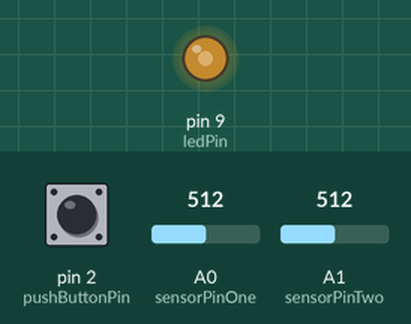
A sketch run on a simulated Arduino Uno, built with avr-gcc and run on an emulated ATmega328P. On the bench: output pins drawn as LEDs (lit = HIGH). The test bench sets the inputs (shaded band); at power-on: A1 (sensorPinTwo) = 512, pin 2 (pushButtonPin) LOW, A0 (sensorPinOne) = 512.

Above: at 1.2 s.
1.3 s: A1 (sensorPinTwo) set to 716
At 1.7 s:
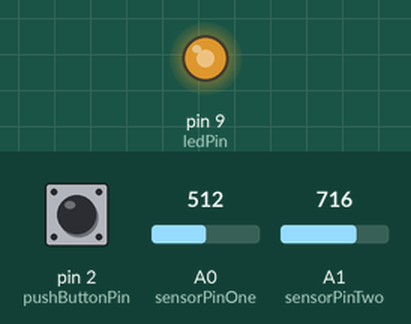
2.8 s: pin 2 (pushButtonPin) pulled HIGH for 0.15 s
At 2.87 s:
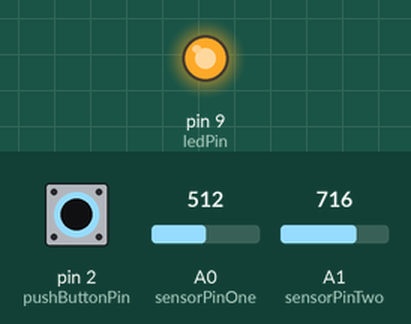
4.4 s: A1 (sensorPinTwo) set to 122
At 5.2 s:
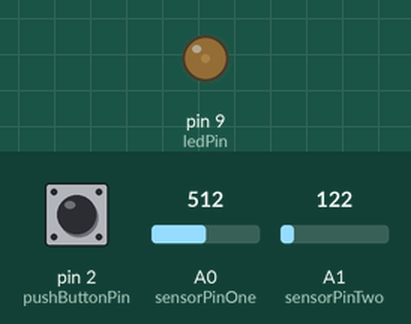
5.9 s: A1 (sensorPinTwo) set to 0
At 6.4 s:
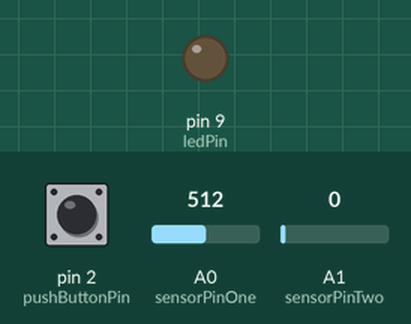
7.4 s: A1 (sensorPinTwo) set to 511
At 8.6 s:
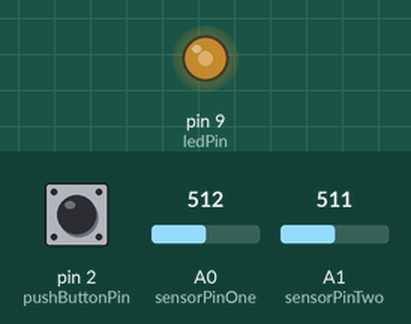
8.9 s: pin 2 (pushButtonPin) pulled HIGH for 3.2 s
At 9.8 s:
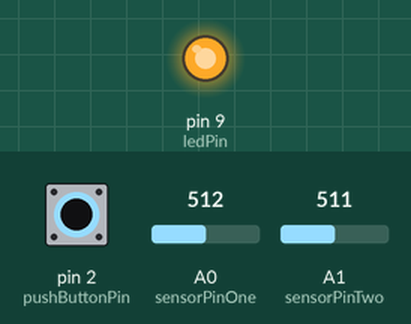
Timing chart, 0 to 13.6 s (numbered marks = the images above; inputs shaded):
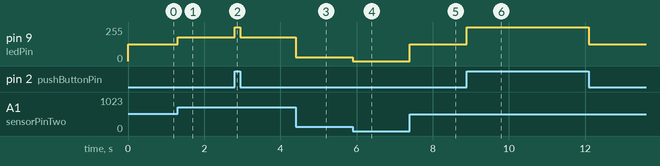

The sketch:

AfP_Class2_Ex01_BoardTest.pde
```cpp
/*
 This is code to test the board design for the Class 2 of the Arduino
 for Programmers class taught at CRASH Space in October, 2010.

 The class was based on the SparkFun Arduino Iventors Kit

 The Circuit:
 * Pin 2: momentary button attached, pulled high externally w/ 10k Ohm resistor
   (LOW = pressed)
 * Pin 9: LED, anode to microcontroller, 330 Ohm restor from cathode to ground
 * Analog Pin 0: Flex Sensor
 * Analog Pin 1: Potentiometer

 Illustration avalaible:
 http://23longacre.com/sharedFiles/code/arduino/201010_CS_ArduinoForProgrammers/


 The Behavor:
 At start up the brightness of the LED is controlled by the flex sensor.
 The more it is flexed the brighter the LED. When the button is pressed
 the brightness of the LED is controlled by the Potentiometer.

 Written By: Carlyn Maw
 Created: October 22 2010
 Updated: October 23 2010

 */

//DEFINE: STEP ONE, IS YOUR DEBUG ON
//controls serial printing of debug statement
boolean debugFlag = 0;
int baudRate = 9600;        //just needs to agree with what is listening to you
                            //used by Serial.begin

//DEFINE: STEP TWO, INPUTS AND THEIR VARIABLES

const int sensorPinOne = 0;  //The Flex Sensor
int sensorValueOne = 0;      //Sensor Value
int sensorOneMax = 309;      //Maximum value this sensor will ever have as a reading
int sensorOneMin = 110;      //Minimum value this sensor will ever have as a reading

const int sensorPinTwo = 1; //The Potentiometer
int sensorValueTwo = 0;     //Sensor Value
int sensorTwoMax = 1023;    //Maximum value this sensor will ever have as a reading
int sensorTwoMin = 0;       //Minimum value this sensor will ever have as a reading

int pushButtonPin = 2;      //Push Button Pin

//DEFINE: STEP THREE, OUTPUTS AND THEIR VARIABLES
int ledPin = 9;


//------------------------------------------------------------------ START SETUP LOOP

void setup() {
  //SETUP STEP ONE: Attach hardware serial functions
  Serial.begin(baudRate);

  //SETUP STEP TWO: Set digital pin modes
  pinMode(pushButtonPin, INPUT);
  pinMode(ledPin, OUTPUT);

  //SETUP STEP THREE: Set any initial condtions for outputs
  digitalWrite(ledPin, LOW);
}


//------------------------------------------------------------------ START MAIN LOOP
void loop() {

  //LOOP: STEP ONE, POLL THE ENVIRONMENT

  // read the analog input into a variable:
  sensorValueOne = analogRead(sensorPinOne);
  sensorValueTwo = analogRead(sensorPinTwo);


  //LOOP STEP TWO: DO SOMETHING ABOUT IT
  int ledBrightness = getValueForPWM();
  analogWrite(ledPin, ledBrightness);

  //LOOP STEP THREE: TELL ME WHAT'S GOING ON
  if (debugFlag) {
    Serial.print("ONE: \t");
    Serial.println(sensorValueOne);
    Serial.print("TWO: \t");
    Serial.println(sensorValueTwo);
    Serial.print("PWM: \t");
    Serial.println(ledBrightness);
    Serial.println();

    delay(200);
  }

}

//------------------------------------------------------------------ END MAIN LOOP


//----------------------------------------------------------------- getValueForPWM

//function that looks at button, and based on button's state chooses which sensor
//to use to pass a byte back for the brightness of the LED

byte getValueForPWM() {

  //FUNCTION DEFINE & SETUP

  boolean pushButtonState;    //"buffer" for button pin
  byte returnedValue;         //byte that will be returned

  //FUNCTION "LOOP"

  //Step One: Poll the Environment
  pushButtonState = digitalRead(pushButtonPin);

  //Step Two: Do Something With it

  //if the button is NOT pressed (remember it is pulled high)
  if (pushButtonState == HIGH) {
    //use the flex sensors value, mapped to a byte from its defined useable range
    //FLIPPED so that deforming it increase the brightness rather than decreases
    returnedValue  = map(sensorValueOne, sensorOneMin, sensorOneMax, 255, 0);
  }
  else {
    //use the potentiometer value, mapped to a byte from its defined useable range
    returnedValue = map(sensorValueTwo, sensorTwoMin, sensorTwoMax, 0, 255);
  }

  //Step Three: tell me whats going on
  //(pass manipulated sensor data to the requestor)
  return(returnedValue);
}
```

Measured:
- after the input at 1.3 s, pin 9 (ledPin): 127/255 → 178/255 at once
- after the input at 2.8 s, pin 9 (ledPin): 178/255 → 252/255 at once, → 178/255 0.15 s later
- after the input at 4.4 s, pin 9 (ledPin): 178/255 → 30/255 at once
- after the input at 5.9 s, pin 9 (ledPin): 30/255 → 0/255 at once
- after the input at 7.4 s, pin 9 (ledPin): 0/255 → 127/255 at once
- after the input at 8.9 s, pin 9 (ledPin): 127/255 → 252/255 at once, → 127/255 3.2 s later
